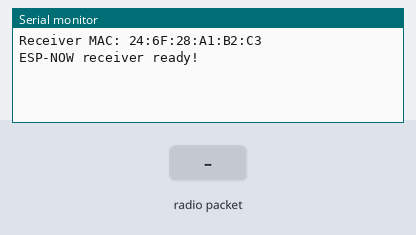
Bench run of a sketch on a simulated ESP32. Shown: the last lines printed to the serial monitor. Inputs (shaded band) come from the test bench.

Above: at 1.2 s.
1.3 s: radio packet "1" arrives
At 2.5 s:
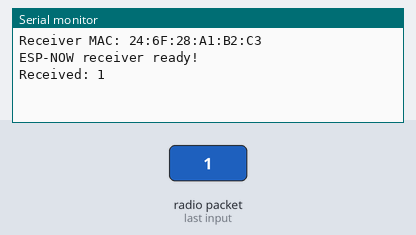
2.8 s: radio packet "0" arrives
At 3.6 s:
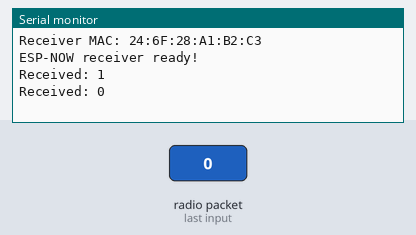
4.3 s: radio packet "2" arrives
At 4.8 s:
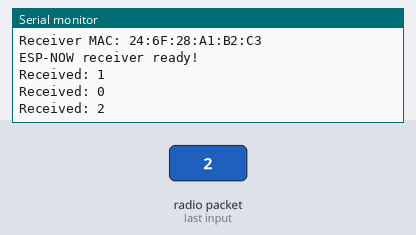

Measured:
- after the input at 1.3 s, the serial monitor: prints a new line at once (image 1)
- after the input at 2.8 s, the serial monitor: prints a new line at once (image 2)
- after the input at 4.3 s, the serial monitor: prints a new line at once (image 3)

The sketch:

espnowtest_recieve.ino
```cpp
#include <WiFi.h>
#include <esp_now.h>

void onDataReceive(
  const esp_now_recv_info_t *info,
  const uint8_t *data,
  int len
) {
  Serial.print("Received: ");

  for (int i = 0; i < len; i++) {
    Serial.print((char)data[i]);
  }

  Serial.println();
}

void setup() {

  Serial.begin(115200);

  WiFi.mode(WIFI_STA);

  Serial.print("Receiver MAC: ");
  Serial.println(WiFi.macAddress());

  if (esp_now_init() != ESP_OK) {
    Serial.println("ESP-NOW initialization failed!");
    return;
  }

  esp_now_register_recv_cb(onDataReceive);

  Serial.println("ESP-NOW receiver ready!");
}

void loop() {
}
```
